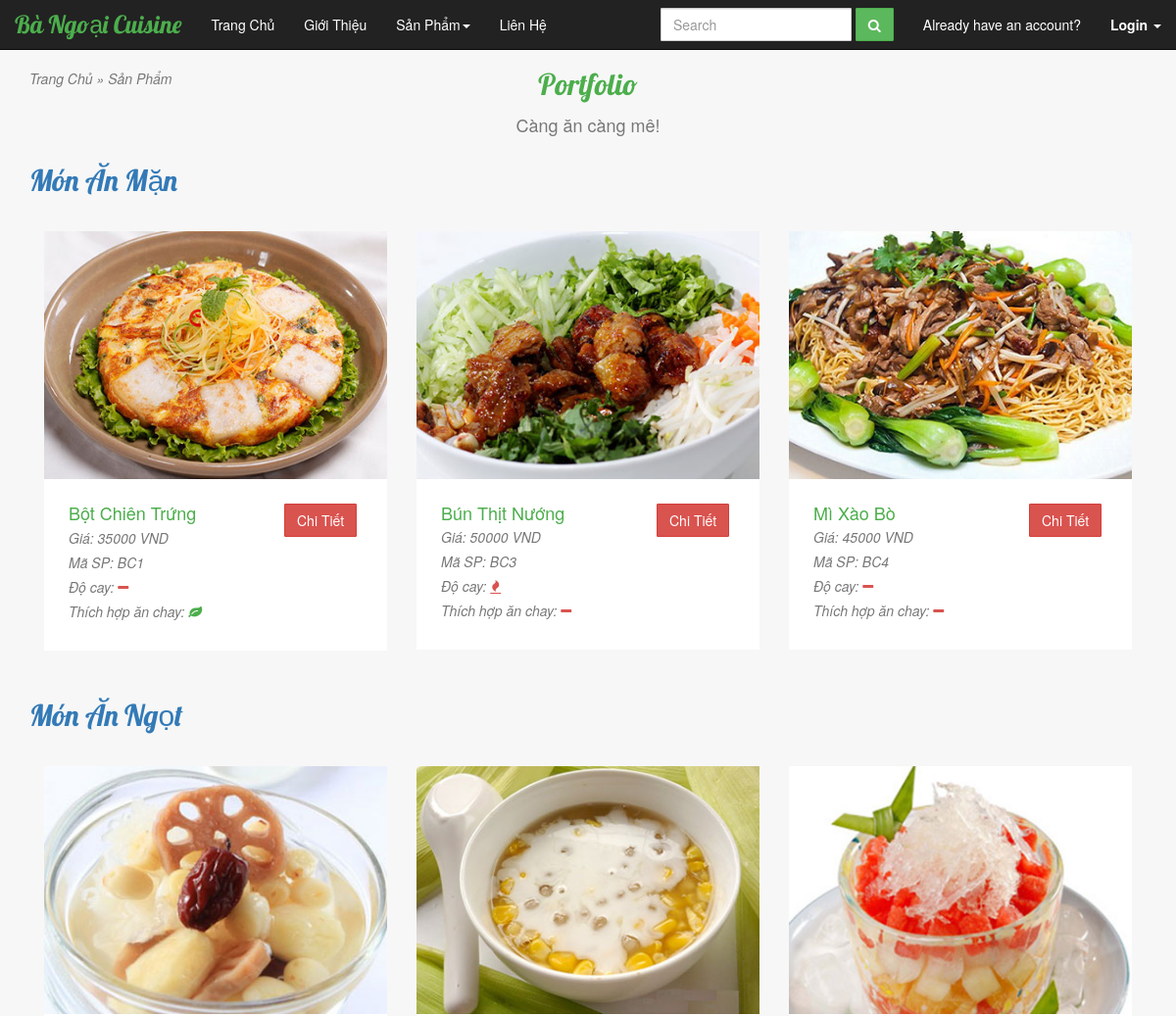
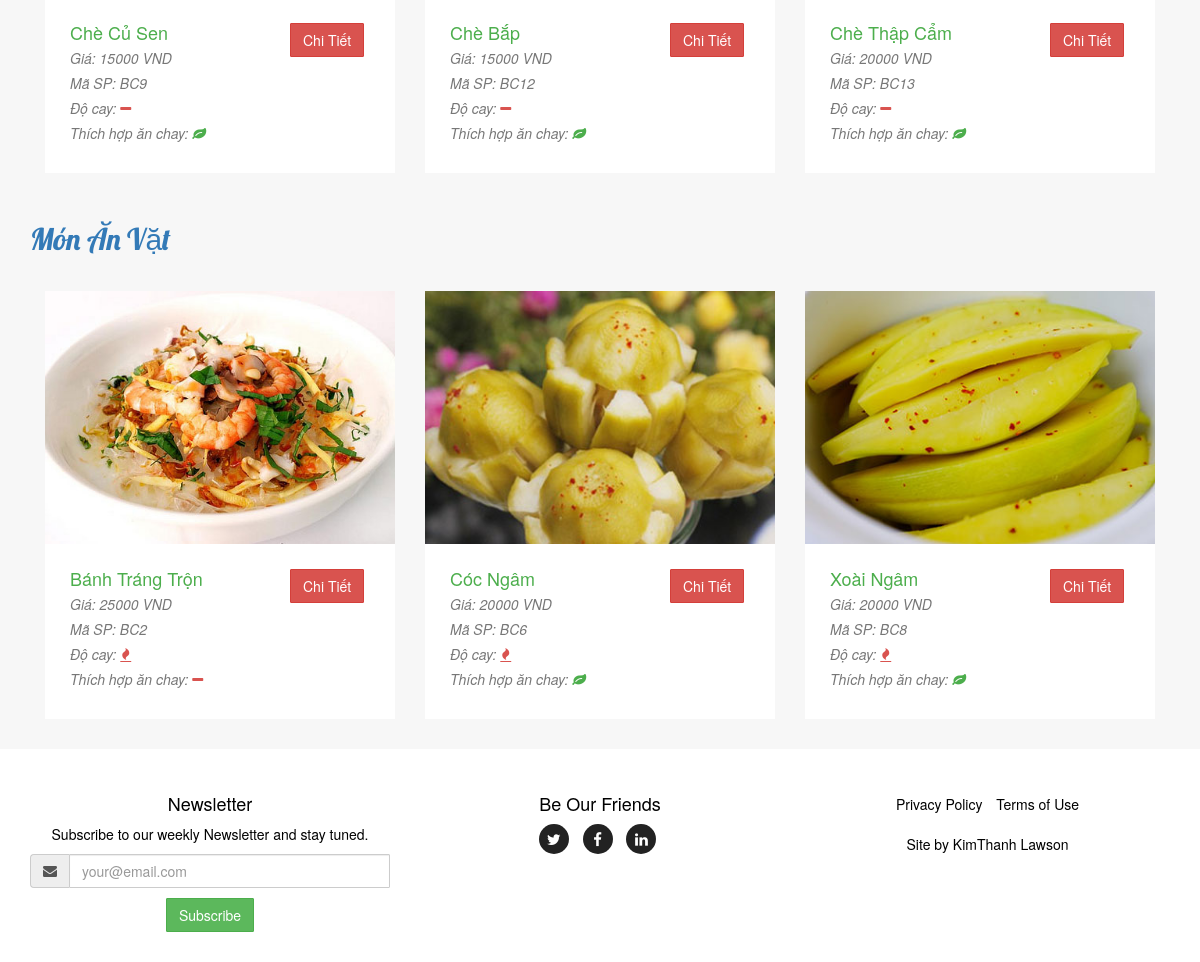
The page /Controller/index.php?action=sanpham on the database its author committed (2 pictures, top to bottom).
### tables this page shows
CREATE TABLE IF NOT EXISTS `sanpham` (
  `SanPhamID` int(11) NOT NULL,
  `TenSanPham` varchar(50) NOT NULL,
  `Gia` int(12) NOT NULL,
  `DoCay` tinyint(1) NOT NULL,
  `ThichHopAnChay` tinyint(1) NOT NULL,
  `HinhSanPham1` varchar(255) NOT NULL,
  `HinhSanPham2` varchar(255) NOT NULL,
  `HinhSanPham3` varchar(255) NOT NULL,
  `HinhSanPham4` varchar(255) NOT NULL,
  `HinhSanPham5` varchar(255) NOT NULL,
  `LoaiID` int(11) NOT NULL,
  `MoTaSanPham` text NOT NULL
);

### model/connect.php (called while the page is built, shortened)
<?php
       class connect {
           var $db=null;
           public function __construct()
           {
               $dsn='mysql:host=localhost;dbname=bangoaicuisine';
               $user='root';
               $pass='';
               $this->db=new PDO($dsn,$user,$pass, array(PDO::MYSQL_ATTR_INIT_COMMAND => "SET NAMES utf8"));
           }
           public function getList($select)
           {
               $results = $this->db->query($select);
               return $results;
           }
       }
       ?>

### model/product.php (called while the page is built, shortened)
<?php
class Products {
     function get3SP($id)
     {
         $db = new connect();
         $select = "select * from sanpham where LoaiID = '$id' LIMIT 3";
         $result = $db->getList($select);
         return $result;
     }
}
?>

### view/website/showsanpham.php (the view, shortened to what this page needs)
<div class="col-md-4 col-sm-6 portfolio-item">
     <a href="#portfolioModal2" class="portfolio-link" data-toggle="modal">
         <img src="<?php echo $hinh1 ?>" class="img-responsive" alt="">
     </a>
     <div class="portfolio-caption">
     <div class="row">
     <div class="col-lg-8 col-md-8 col-sm-8 col-xs-8">
         <h4><?php echo $ten ?></h4>
         <p class="text-muted">Giá: <?php echo $gia." VND" ?></p>
         <p class="text-muted">Mã SP: BC<?php echo $masp ?></p>
         <p class="text-muted">Độ cay: <?php if ($cay == 1) echo "<i class='fa fa-fire kim-hot'></i>"; else
          echo "<i class='fa fa-minus kim-hot'></i>"
           ;?>  </p>
          <p class="text-muted">Thích hợp ăn chay: <?php if ($chay == 1) echo "<i class='fa fa-leaf kim-vegeterian'></i>"; else
          echo "<i class='fa fa-minus kim-hot'></i>"
           ;?>  </p>
         </div>
         <div class="col-lg-4 col-md-4 col-sm-4 col-xs-4 pull-right">
             <form method="post" action="?action=chitiet">
                 <input type="submit" value="Chi Tiết" class="btn btn-danger">
             </form>
          </div>
          </div>
     </div>
 </div>

### controller/index.php (shortened to what this page needs)
<?php
include '../model/connect.php';
include '../model/product.php';
if (isset($_GET["action"]))
    $action = $_GET["action"];
elseif (isset($_POST['action'])) {
    $action = $_POST["action"];
} else
    $action = "home";
switch ($action) {
    case "sanpham":
        include '../view/website/sanphamheader.php';
        include '../view/website/tonghopmonman.php';
        $sp = new Products();
        $list = $sp->get3SP(1);
        foreach ($list as $row):
            $masp = $row['SanPhamID'];
            $ten = $row['TenSanPham'];
            $cay = $row['DoCay'];
            $gia = $row['Gia'];
            $chay = $row['ThichHopAnChay'];
            $hinh1 = "../view/website/img/" . $row['HinhSanPham1'];
            include '../view/website/showsanpham.php';
        endforeach;
        include '../view/website/tonghopmonngot.php';
        $list = $sp->get3SP(2);
        foreach ($list as $row):
            $masp = $row['SanPhamID'];
            $ten = $row['TenSanPham'];
            $cay = $row['DoCay'];
            $gia = $row['Gia'];
            $chay = $row['ThichHopAnChay'];
            $hinh1 = "../view/website/img/" . $row['HinhSanPham1'];
            include '../view/website/showsanpham.php';
        endforeach;
        include '../view/website/tonghopmonanvat.php';
        $list = $sp->get3SP(3);
        foreach ($list as $row):
            $masp = $row['SanPhamID'];
            $ten = $row['TenSanPham'];
            $cay = $row['DoCay'];
            $gia = $row['Gia'];
            $chay = $row['ThichHopAnChay'];
            $hinh1 = "../view/website/img/" . $row['HinhSanPham1'];
            include '../view/website/showsanpham.php';
        endforeach;
        include '../view/website/sanphamclose.php';
        include '../view/website/footer.php';
        break;
}
?>

### view/website/header.php (shortened to what this page needs)
<!DOCTYPE html>
<html lang="en">
    <head>
   <link rel="stylesheet" type="text/css" href="../view/website/css/bootstrap.min.css">
   <link rel="stylesheet" type="text/css" href="../view/website/css/jumbotron.css">
    <link rel="stylesheet" type="text/css" href="../view/website/css/custom.css">
    <link rel="stylesheet" type="text/css" href="../view/website/css/font-awesome.css">
  </head>
  <body>
<nav class="navbar navbar-inverse navbar-fixed-top" role="navigation">
  <div class="container-fluid">
    <div class="navbar-header">
      <a class="navbar-brand" href="#">Bà Ngoại Cuisine</a>
    </div>
    <div class="collapse navbar-collapse" id="bs-example-navbar-collapse-1">
      <ul class="nav navbar-nav">
        <li><a href="?action=home">Trang Chủ</a></li>
        <li><a href="?action=gioithieu">Giới Thiệu</a></li>
        <li class="dropdown">
          <a href="?action=sanpham" class="dropdown-toggle" data-toggle="dropdown">Sản Phẩm<span class="caret"></span></a>
        </li>
         <li><a href="?action=lienhe">Liên Hệ</a></li>
      </ul>
      <ul class="nav navbar-nav navbar-right">
      <form class="navbar-form navbar-left" role="search">
        <div class="form-group">
          <input type="text" class="form-control" placeholder="Search">
        </div>
        <button type="submit" class="btn btn-success"><i class="fa fa-search"></i></button>
      </form>
 <?php if (isset($_SESSION['user']))include '../view/website/afterlogin.php'; else {
     include '../view/website/beforelogin.php';
 } ;      ?>

### view/website/beforelogin.php (shortened to what this page needs)
        <li><a href="?action=signup">Already have an account?</a></li>
        <li class="dropdown">
          <a href="#" class="dropdown-toggle" data-toggle="dropdown"><b>Login</b> <span class="caret"></span></a>
        </li>
      </ul>
    </div>
  </div>
</nav>

### view/website/sanphamheader.php
<?php include "../view/website/header.php"; ?>
<section id="portfolio" class="bg-light-gray">
      <div class="container">
            <div class="row">
                <div class="col-lg-4 kim-directory"><p><a href="?action=home">Trang Chủ</a> &raquo; <a href="?action=sanpham">Sản Phẩm</a></p></div>
                <div class="col-lg-4 text-center">
                    <h2 class="section-heading">Portfolio</h2>
                    <h4 class="text-muted">Càng ăn càng mê!</h4>
                </div>
                 <div class="col-lg-4"></div>
            </div>

### view/website/tonghopmonman.php
<div class="row">
    <div style="margin-bottom: 20px" class="col-lg-8 col-md-8 col-sm-12 col-xs-12">
        <h2 class="section-heading"><a href="?action=monman">Món Ăn Mặn</a></h2>
                </div>
            </div>

### view/website/tonghopmonngot.php
<div class="row">
    <div style="margin-bottom: 20px" class="col-lg-8 col-md-8 col-sm-12 col-xs-12">
        <h2 class="section-heading"><a href="?action=monngot">Món Ăn Ngọt</a></h2>
                </div>
            </div>

### view/website/tonghopmonanvat.php
<div class="row">
    <div style="margin-bottom: 20px" class="col-lg-8 col-md-8 col-sm-12 col-xs-12">
        <h2 class="section-heading"><a href="?action=monanvat">Món Ăn Vặt</a></h2>
                </div>
            </div>

### view/website/sanphamclose.php
</div>
</section>

### view/website/footer.php (shortened to what this page needs)
<section id="footer">
      <footer>
		<div class="container kim-footer-bg">
            <div class="row">
                <div class="col-md-4">
				<h4>Newsletter</h4>
                <p>Subscribe to our weekly Newsletter and stay tuned.</p>
                <form action="" method="post" role="form">
                    <div class="input-group">
                      <span class="input-group-addon">
                        <i class="fa fa-envelope"></i>
                      </span>
                      <input class="form-control" type="text" id="" name="" placeholder="your@email.com">
                    </div>
                    <input type="submit" value="Subscribe" class="btn btn-success kim-newsletter" />
              </form>
        </div>
                <div class="col-md-4">
                <h4>Be Our Friends</h4>
                    <ul class="social-buttons list-inline">
                        <li><a href="#"><i class="fa fa-twitter"></i></a>
                        </li>
                        <li><a href="#"><i class="fa fa-facebook"></i></a>
                        </li>
                        <li><a href="#"><i class="fa fa-linkedin"></i></a>
                        </li>
                    </ul>
                </div>
                <div class="col-md-4">
                    <ul class="list-inline quicklinks kim-footer">
                        <li><a href="#">Privacy Policy</a>
                        </li>
                        <li><a href="#">Terms of Use</a>
                        </li>
                        <li><a href="#">Site by KimThanh Lawson</a>
                        </li>
                    </ul>
                </div>
            </div>
        </div>
        </footer>
    </section>
  </body>
</html>

### view/website/css/jumbotron.css (style rules this page uses)
body { padding-top: 50px; padding-bottom: 20px; }

### view/website/css/custom.css (style rules this page uses)
body { color:#000; font-size:14px; }
.navbar-brand { font-family:"Lobster",Helvetica,Arial,cursive; color:#4cae4c !important; font-size:25px !important; }
.navbar-nav>li>a { color:#FFF !important; }
footer { text-align: center; }
footer ul.quicklinks { margin-bottom: 0; text-transform: uppercase; text-transform: none; font-family: Montserrat,"Helvetica Neue",Helvetica,Arial,sans-serif; line-height: 40px; }
ul.social-buttons { margin-bottom: 0; }
ul.social-buttons li a { display: block; width: 30px; height: 30px; border-radius: 100%; font-size: 15px; line-height: 30px; outline: 0; color: #fff; background-color: #222; -webkit-transition: all .3s; -moz-transition: all .3s; transition: all .3s; }
ul.kim-footer li a { color: #000; }
.section-heading { margin-top: 20px; margin-bottom: 15px; font-size: 30px; font-family:"Lobster",Helvetica,Arial,cursive; color:#4cae4c !important; }
#portfolio .portfolio-item { right: 0; margin: 0 0 15px; }
#portfolio .portfolio-item .portfolio-link { display: block; position: relative; margin: 0 auto; max-width: 400px; }
#portfolio .portfolio-item .portfolio-caption { margin: 0 auto; padding: 25px; max-width: 400px; text-align: left; background-color: #fff; }
#portfolio .portfolio-item .portfolio-caption h4 { margin: 0; text-transform: none; color:#4cae4c !important; }
#portfolio .portfolio-item .portfolio-caption p { margin: 5px 0px; font-family: "Droid Serif","Helvetica Neue",Helvetica,Arial,sans-serif; font-size: 14px; font-style: italic; color:#777; }
#portfolio * { z-index: 2; }
@media (min-width:767px) { #portfolio .portfolio-item { margin: 0 0 30px; } }
.bg-light-gray { background-color: #f7f7f7; }
.kim-newsletter { margin:10px 0; }
.kim-footer-bg { margin-top:15px; padding-top:20px; }
.kim-directory { margin-top: 20px; font-size: 14px; color:#777; font-style:italic; }
.kim-directory a { color:#777; font-style:italic; }
.kim-vegeterian { color:#4cae4c; }
.kim-hot { color:#d9534f; }
ol, ul { list-style: none; }
.container { border: none; }
.btn { border-radius: 1px; }
.form-control { border-radius: 1px; }

### rows shown on the page
sanpham: HinhSanPham1 (picture), TenSanPham "Bột Chiên Trứng", Gia "35000", SanPhamID "1", DoCay 0 (drawn), ThichHopAnChay 1 (drawn)
sanpham: HinhSanPham1 (picture), TenSanPham "Bún Thịt Nướng", Gia "50000", SanPhamID "3", DoCay 1 (drawn), ThichHopAnChay 0 (drawn)
sanpham: HinhSanPham1 (picture), TenSanPham "Mì Xào Bò", Gia "45000", SanPhamID "4", DoCay 0 (drawn), ThichHopAnChay 0 (drawn)
sanpham: HinhSanPham1 (picture), TenSanPham "Chè Củ Sen", Gia "15000", SanPhamID "9", DoCay 0 (drawn), ThichHopAnChay 1 (drawn)
sanpham: HinhSanPham1 (picture), TenSanPham "Chè Bắp", Gia "15000", SanPhamID "12", DoCay 0 (drawn), ThichHopAnChay 1 (drawn)
sanpham: HinhSanPham1 (picture), TenSanPham "Chè Thập Cẩm", Gia "20000", SanPhamID "13", DoCay 0 (drawn), ThichHopAnChay 1 (drawn)
sanpham: HinhSanPham1 (picture), TenSanPham "Bánh Tráng Trộn", Gia "25000", SanPhamID "2", DoCay 1 (drawn), ThichHopAnChay 0 (drawn)
sanpham: HinhSanPham1 (picture), TenSanPham "Cóc Ngâm", Gia "20000", SanPhamID "6", DoCay 1 (drawn), ThichHopAnChay 1 (drawn)
sanpham: HinhSanPham1 (picture), TenSanPham "Xoài Ngâm", Gia "20000", SanPhamID "8", DoCay 1 (drawn), ThichHopAnChay 1 (drawn)
